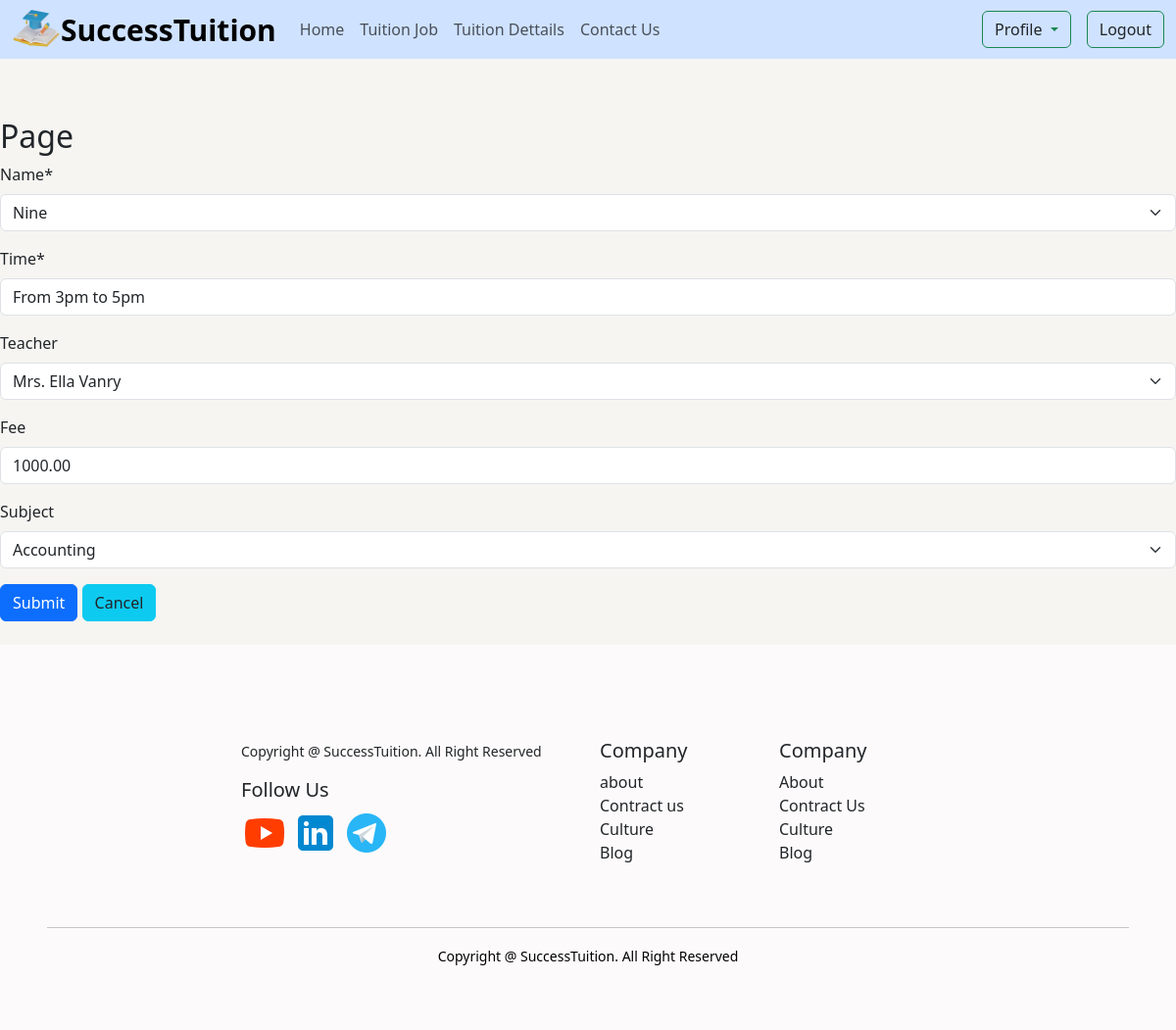
Screenshot of /tuition/edit_tuition/5/ (signed in) with the database file from the repository.
### tuition/models.py (models this page shows, shortened)
class Tuition(models.Model):
    name=models.ForeignKey('student.StudentClass',on_delete=models.CASCADE)
    time=models.CharField(max_length=60)
    teacher=models.ForeignKey(Teacher,on_delete= models.CASCADE,null=True, blank=True)
    fee=models.DecimalField(decimal_places=2,max_digits=7,null=True, blank=True)
    subject=models.ForeignKey(TuitionSubject,on_delete=models.CASCADE,null=True, blank=True)

### tuition/views.py (the view)
# urls.py: path('edit_tuition/<int:id>/', views.EditTuitionView.as_view(),name='edit_tuition'),
class EditTuitionView(LoginRequiredMixin,UpdateView):
    model=Tuition
    form_class=EditTuitionForm
    template_name='superuser_form.html'
    pk_url_kwarg='id'
    success_url=reverse_lazy('home')

### tuition/forms.py
class EditTuitionForm(forms.ModelForm):
    class Meta:
        model=Tuition
        fields='__all__'

### student/models.py (called while the page is built)
    def __str__(self):
        return self.class_name

### teacher/models.py (called while the page is built)
    def __str__(self):
        return f"{self.user.first_name} {self.user.last_name}"

### tuition/models.py (called while the page is built)
    def __str__(self):
        return str(self.name)

### tuition/templates/superuser_form.html (shortened to what this page needs)
{% extends 'base.html' %}
{% load crispy_forms_tags %}
{% block content %}
<h2>{{type}} Page</h2>
<div>
    <form method="post" enctype="multipart/form-data">
        {{ form| crispy}}
        <button class="btn btn-primary" type="submit">Submit</button>
        <button class="btn btn-info"><a class="text-decoration-none text-dark" href="{% url 'profile' %}">Cancel</a></button>
    </form>
</div>
{% endblock %}

### rows the page displays
Tuition: name "Nine", time "From 3pm to 5pm", teacher "Mrs. Ella Vanry", fee "1000.00", subject "Accounting"
